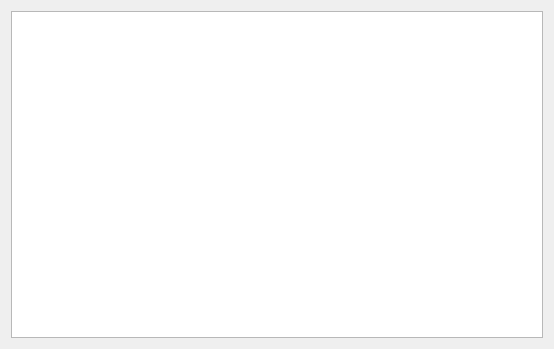
<?xml version="1.0" encoding="UTF-8"?>
<ui version="4.0">
 <class>selectProduct</class>
 <widget class="QDialog" name="selectProduct">
  <property name="geometry">
   <rect>
    <x>0</x>
    <y>0</y>
    <width>554</width>
    <height>349</height>
   </rect>
  </property>
  <property name="windowTitle">
   <string>Dialog</string>
  </property>
  <layout class="QVBoxLayout" name="verticalLayout">
   <item>
    <widget class="QTableView" name="tableView"/>
   </item>
  </layout>
 </widget>
 <resources/>
 <connections/>
</ui>
